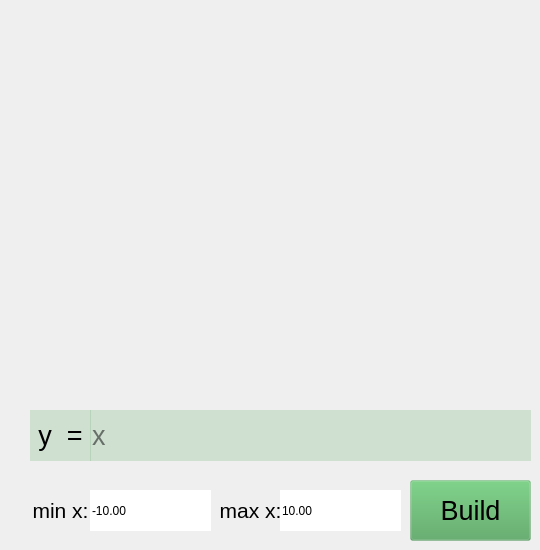
     <widget class="QWidget" name="tab_graph_3">
      <property name="styleSheet">
       <string notr="true">font: 16pt &quot;.AppleSystemUIFont&quot;;</string>
      </property>
      <attribute name="title">
       <string>graph</string>
      </attribute>
      <widget class="QLabel" name="label_y">
       <property name="geometry">
        <rect>
         <x>30</x>
         <y>410</y>
         <width>61</width>
         <height>51</height>
        </rect>
       </property>
       <property name="font">
        <font>
         <family>.AppleSystemUIFont</family>
         <pointsize>20</pointsize>
         <italic>false</italic>
         <bold>false</bold>
         <kerning>true</kerning>
        </font>
       </property>
       <property name="styleSheet">
        <string notr="true">font: 20pt &quot;.AppleSystemUIFont&quot;;
background-color: rgba(77, 162, 89, 50);</string>
       </property>
       <property name="text">
        <string>y  =</string>
       </property>
       <property name="textFormat">
        <enum>Qt::PlainText</enum>
       </property>
       <property name="alignment">
        <set>Qt::AlignCenter</set>
       </property>
      </widget>
      <widget class="QLineEdit" name="lineEdit_graph">
       <property name="geometry">
        <rect>
         <x>90</x>
         <y>410</y>
         <width>441</width>
         <height>51</height>
        </rect>
       </property>
       <property name="font">
        <font>
         <family>.AppleSystemUIFont</family>
         <pointsize>20</pointsize>
         <italic>false</italic>
         <bold>false</bold>
         <kerning>true</kerning>
        </font>
       </property>
       <property name="contextMenuPolicy">
        <enum>Qt::DefaultContextMenu</enum>
       </property>
       <property name="autoFillBackground">
        <bool>false</bool>
       </property>
       <property name="styleSheet">
        <string notr="true">font: 20pt &quot;.AppleSystemUIFont&quot;;
background-color: rgba(77, 162, 89, 50);</string>
       </property>
       <property name="frame">
        <bool>false</bool>
       </property>
       <property name="placeholderText">
        <string>x</string>
       </property>
       <property name="clearButtonEnabled">
        <bool>true</bool>
       </property>
      </widget>
      <widget class="QLabel" name="label_minx">
       <property name="geometry">
        <rect>
         <x>30</x>
         <y>490</y>
         <width>61</width>
         <height>41</height>
        </rect>
       </property>
       <property name="font">
        <font>
         <family>.AppleSystemUIFont</family>
         <pointsize>16</pointsize>
         <italic>false</italic>
         <bold>false</bold>
        </font>
       </property>
       <property name="styleSheet">
        <string notr="true"/>
       </property>
       <property name="text">
        <string>min x:</string>
       </property>
       <property name="alignment">
        <set>Qt::AlignCenter</set>
       </property>
      </widget>
      <widget class="QPushButton" name="pushButton_build">
       <property name="geometry">
        <rect>
         <x>410</x>
         <y>480</y>
         <width>121</width>
         <height>61</height>
        </rect>
       </property>
       <property name="font">
        <font>
         <family>.AppleSystemUIFont</family>
         <pointsize>20</pointsize>
         <italic>false</italic>
         <bold>false</bold>
        </font>
       </property>
       <property name="styleSheet">
        <string notr="true">font: 20pt &quot;.AppleSystemUIFont&quot;;
background-color: rgba(77, 162, 89, 50);</string>
       </property>
       <property name="text">
        <string>Build</string>
       </property>
      </widget>
      <widget class="QLabel" name="label_maxx">
       <property name="geometry">
        <rect>
         <x>220</x>
         <y>490</y>
         <width>61</width>
         <height>41</height>
        </rect>
       </property>
       <property name="font">
        <font>
         <family>.AppleSystemUIFont</family>
         <pointsize>16</pointsize>
         <italic>false</italic>
         <bold>false</bold>
        </font>
       </property>
       <property name="styleSheet">
        <string notr="true"/>
       </property>
       <property name="text">
        <string>max x:</string>
       </property>
       <property name="alignment">
        <set>Qt::AlignCenter</set>
       </property>
      </widget>
      <widget class="QDoubleSpinBox" name="doubleSpinBox_minx">
       <property name="geometry">
        <rect>
         <x>90</x>
         <y>490</y>
         <width>121</width>
         <height>41</height>
        </rect>
       </property>
       <property name="styleSheet">
        <string notr="true"/>
       </property>
       <property name="frame">
        <bool>false</bool>
       </property>
       <property name="buttonSymbols">
        <enum>QAbstractSpinBox::NoButtons</enum>
       </property>
       <property name="minimum">
        <double>-1000000.000000000000000</double>
       </property>
       <property name="maximum">
        <double>1000000.000000000000000</double>
       </property>
       <property name="value">
        <double>-10.000000000000000</double>
       </property>
      </widget>
      <widget class="QDoubleSpinBox" name="doubleSpinBox_maxx">
       <property name="geometry">
        <rect>
         <x>280</x>
         <y>490</y>
         <width>121</width>
         <height>41</height>
        </rect>
       </property>
       <property name="styleSheet">
        <string notr="true"/>
       </property>
       <property name="frame">
        <bool>false</bool>
       </property>
       <property name="buttonSymbols">
        <enum>QAbstractSpinBox::NoButtons</enum>
       </property>
       <property name="minimum">
        <double>-1000000.000000000000000</double>
       </property>
       <property name="maximum">
        <double>1000000.000000000000000</double>
       </property>
       <property name="value">
        <double>10.000000000000000</double>
       </property>
      </widget>
      <widget class="QCustomPlot" name="plot" native="true">
       <property name="geometry">
        <rect>
         <x>29</x>
         <y>10</y>
         <width>500</width>
         <height>380</height>
        </rect>
       </property>
      </widget>
     </widget>
